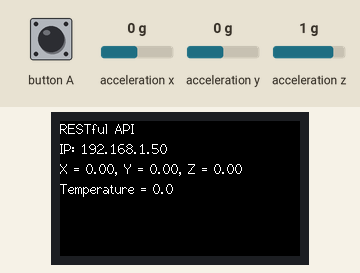
Simulated run of this sketch. Board: ESP32. Shown: 240×135 colour display. The test bench sets the inputs (shaded band); at power-on: acceleration x 0 g, acceleration y 0 g, acceleration z 1 g. WiFi joins after 1.5 s; servers stay silent unless stated; what the sketch prints to the serial monitor is not drawn.

Above: at 2.9 s.
3.0 s: button A pressed for 0.15 s
At 3.08 s:
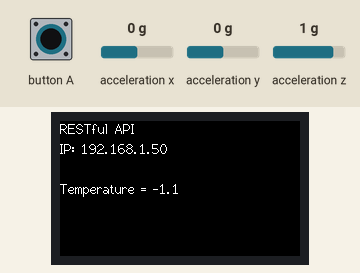
At 3.9 s:
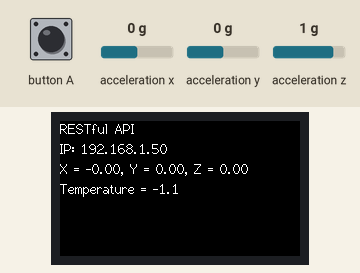
Timing chart, 0 to 6.0 s (numbered marks = the images above; inputs shaded):
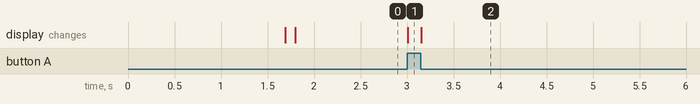

Measured:
- after the input at 3.0 s, the display: changes at once (image 1)

The sketch:

Lab1.ino
```cpp
// https://docs.m5stack.com/en/quick_start/m5stickc_plus/arduino
#include <WiFi.h>
#include <WebServer.h>
#include <M5StickCPlus.h>

/* Put your SSID & Password */
const char* ssid = "SSID";
const char* password =  "password";

// read new set of sensors value on button push
float pitch, roll, yaw, temperature;

WebServer server(80);

void setup() {
  Serial.begin(115200);

  // put your setup code here, to run once:
  M5.begin();

  int x = M5.IMU.Init(); //return 0 is ok, return -1 is unknown
  if(x!=0)
    Serial.println("IMU initialisation fail!");

  M5.Lcd.setRotation(3);
  M5.Lcd.fillScreen(BLACK);
  M5.Lcd.setCursor(0, 0, 2);
  M5.Lcd.printf("RESTful API", 0);

  WiFi.begin(ssid, password);

  // Setting the hostname
  WiFi.setHostname("group01-stick");

  Serial.print("Start WiFi ..");
  while (WiFi.status() != WL_CONNECTED) {
    delay(500);
    Serial.print("Connecting ..");
  }
  M5.Lcd.setCursor(0, 20, 2);
  M5.Lcd.print("IP: ");
  M5.Lcd.println(WiFi.localIP());

  pinMode(M5_BUTTON_HOME, INPUT);
  delay(100);

  server.on("/", handle_JsonResponse);
  server.onNotFound(handle_NotFound);

  server.begin();
  Serial.println("HTTP server started");
  Serial.print("Connected to the WiFi network. IP: ");
  Serial.println(WiFi.localIP());
}

void handle_JsonResponse(){
  String response;
  response += "{ \"imu\": { \"pitch\": ";
  response += String(pitch, 6);
  response += ", \"roll\": ";
  response += String(roll, 6);
  response += ", \"yaw\": ";
  response += String(yaw, 6);
  response += ", \"temperature\": ";
  response += String(temperature, 6);
  response += " } }";
  Serial.println(response);
  digitalWrite(M5_LED, 1);

  server.send(200, "application/json", response);
}

void handle_NotFound(){
  server.send(404, "text/plain", "Not found");
}


bool readGyro(){
  M5.IMU.getAhrsData(&pitch, &roll, &yaw);
  return true;
}


float readTemperature(){
  float t;
  M5.IMU.getTempData(&t);
  t = (t-32.0)*5.0/9.0;
  return t;
}

uint8_t setup_flag = 1;

bool readSensors() {
  bool status = readGyro();
  if (status==true) {
    M5.Lcd.setCursor(0, 40, 2);
    M5.Lcd.printf("                                        ");
  }
  Serial.println("Gyro:");
  Serial.print("Pitch[X]: ");
  Serial.println(pitch);
  Serial.print("Roll[Y]: ");
  Serial.println(roll);
  Serial.print("Yaw[Z]: ");
  Serial.println(yaw);

  temperature = readTemperature();
  M5.Lcd.setCursor(0, 60, 2);
  M5.Lcd.printf("Temperature = %2.1f", temperature);
  Serial.print("Temperature: ");
  Serial.println(temperature);

  return status;
}

void loop() {
  server.handleClient();

  if (setup_flag == 1) {
    M5.Lcd.setCursor(0, 40, 2);
    M5.Lcd.printf("X = %3.2f, Y = %3.2f, Z = %3.2f", pitch, roll, yaw);
    M5.Lcd.setCursor(0, 60, 2);
    M5.Lcd.printf("Temperature = %2.1f", temperature);
  }

  if(!setup_flag){
    setup_flag = 1;
    bool status = readSensors();
    if (status)
      Serial.print("\n\rRead Sensors success...\n");
    else
      Serial.print("\n\rRead Sensors failed...\n");
  }

  if(digitalRead(M5_BUTTON_HOME) == LOW){
    setup_flag = 0;
    while(digitalRead(M5_BUTTON_HOME) == LOW);
  }
}
```
